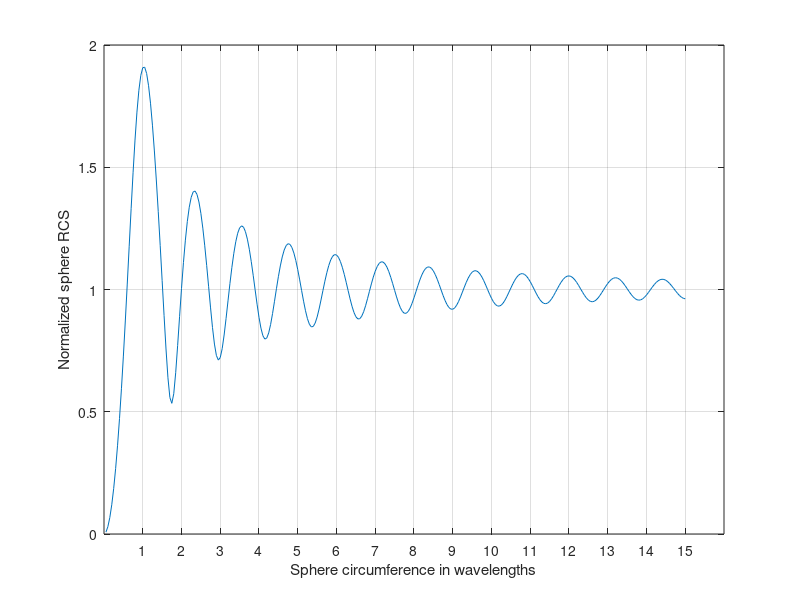
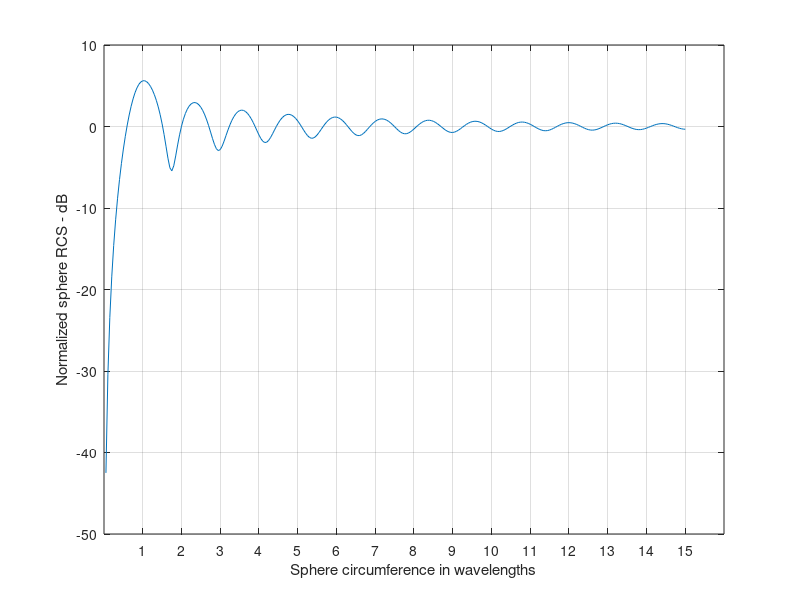

These figures' MATLAB source, in order:
% calculate and plot RCS of a perfectly conducting sphere using 
% Eq.(2.XXXXX) and produce plots similar to Figures (2.XXXX) and (2.XXXXX) 
% Spherical Bessel functions are computed using series approximation 
% and recursion. 
clear all
eps   = 0.00001;
index = 0;
% ka limits are [0.05 - 15] ===> 300 points
for kr = 0.05:0.05:15
   index = index + 1;
   sphere_rcs   = 0. + 0.*i;
   f1    = 0. + 1.*i;
   f2    = 1. + 0.*i;
   m     = 1.;
   n     = 0.;
   q     = -1.;
   % initially set del to huge value
   del =100000+100000*i;
   while(abs(del) > eps)
      q   = -q;
      n   = n + 1;
      m   = m + 2;
      del = (2.*n-1) * f2 / kr-f1;
      f1  = f2;
      f2  = del;
      del = q * m /(f2 * (kr * f1 - n * f2));
      sphere_rcs = sphere_rcs + del;
   end
   sphere_rcsdb(index) = 20. * log10(abs(sphere_rcs));
   rcs(index)   = abs(sphere_rcs);
end
figure(1);
n=0.05:.05:15;
plot(n,rcs);
set(gca,'xtick',[1 2 3 4 5 6 7 8 9 10 11 12 13 14 15]);
xlabel('Sphere circumference in wavelengths');
ylabel('Normalized sphere RCS');
grid;
figure(2);
plot(n,sphere_rcsdb);
set(gca,'xtick',[1 2 3 4 5 6 7 8 9 10 11 12 13 14 15]);
xlabel('Sphere circumference in wavelengths');
ylabel('Normalized sphere RCS - dB');
grid;


